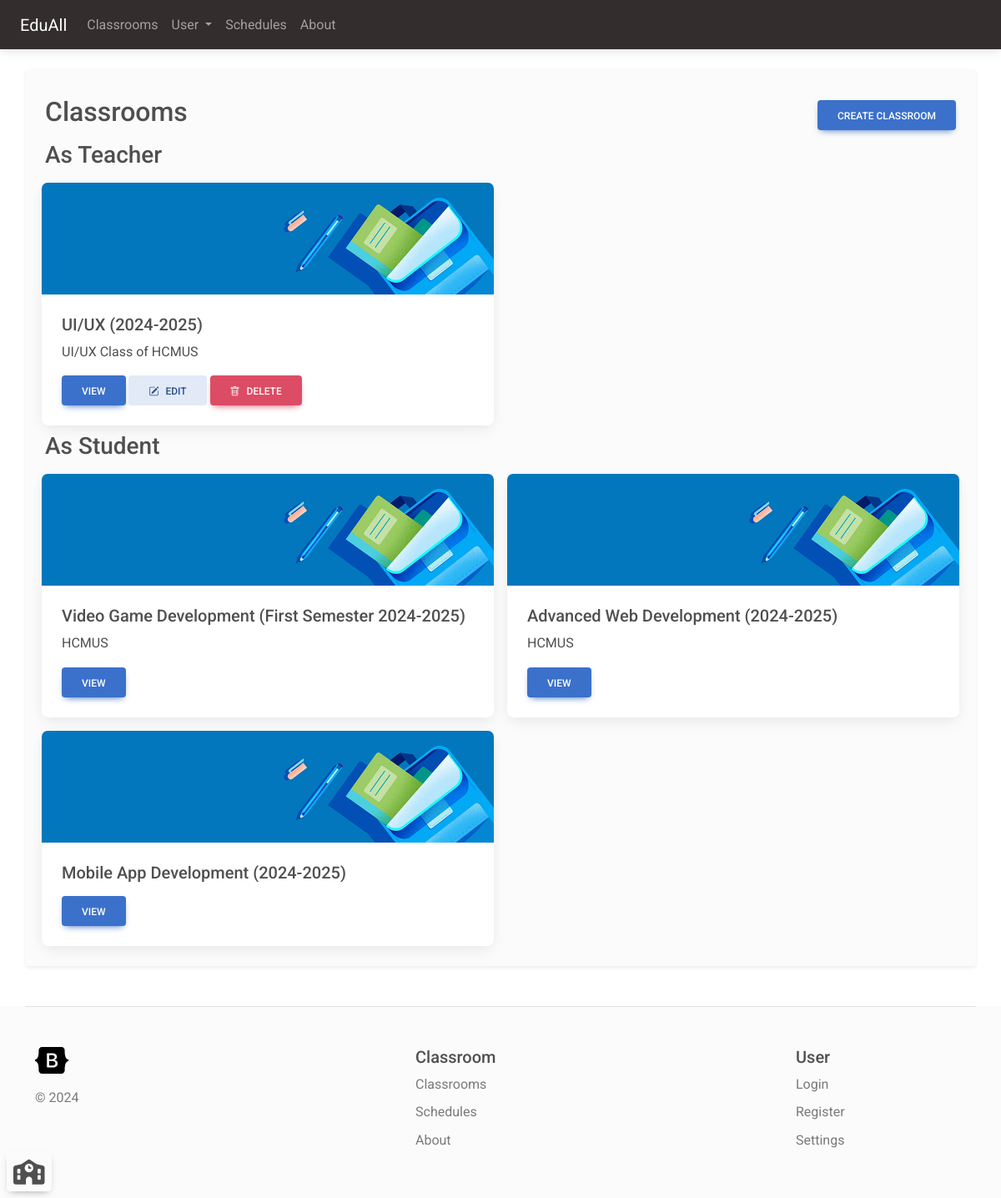
Screenshot of /classroom (signed in) with the database file from the repository.
### classroom_manager/models.py (models this page shows, shortened)
class Classroom(models.Model):
    name = models.CharField(max_length=200)
    teachers = models.ManyToManyField(User, related_name="classroom_teacher")
    students = models.ManyToManyField(User, related_name="classroom_student")
    description = models.CharField(max_length=3000)
    background = models.CharField(max_length=200, default=get_random_class_image)

### classroom_manager/views.py (the view, shortened to what this page needs)
# urls.py: path('classroom', views.classroomPage, name="classroom_list"),
@login_required(login_url='login')
def classroomPage(request: HttpRequest):
    if request.method == 'GET':
        currentUserId = request.user.id
        classroomsUserIsStudent= Classroom.objects \
            .filter(Q(students__id__contains=currentUserId))
        classroomsUserIsTeacher= Classroom.objects \
            .filter(Q(teachers__id__contains=currentUserId))
        context = {'classroomsUserIsStudent': classroomsUserIsStudent,
                   'classroomsUserIsTeacher': classroomsUserIsTeacher}
        return render(request, 'classroom.html', context)

### classroom_manager/context_processor.py (called while the page is built)
def classroom_processor(request):
    if request.user.is_authenticated:
        classroomsAsTeacher = Classroom.objects.filter(teachers__id__contains=request.user.id).all()
        classroomAsStudent = Classroom.objects.filter(students__id__contains=request.user.id).all()
        return {'classroomsAsTeacher': classroomsAsTeacher, 'classroomsAsStudent': classroomAsStudent}
    return {'classroomsAsTeacher': [], 'classroomsAsStudent': []}

### classroom_manager/templates/classroom.html (shortened to what this page needs)
{% extends 'navbar.html' %}
{% block content %}
{% load static %}
    <div class="mb-2 mt-3 d-flex justify-content-between align-items-center">
        <div><h2>Classrooms</h2></div>
        <button type="button" class="btn btn-primary" data-bs-toggle="modal" data-bs-target="#createClassroomModal">
            Create classroom
        </button>
    </div>
    {% if classroomsUserIsTeacher%}
    <h3>As Teacher</h3>
    {% endif%}
    <div class="row">
    {% for classroom in classroomsUserIsTeacher %}
    <div class="col-12 col-lg-6 col-xxl-4 px-2 py-2">
        <div class="card">
            <img class="card-img-top" src="{% static classroom.background %}" />
            <div class="card-body">
                <h5 class="card-title">{{ classroom.name }}</h5>
                <p class="card-text">{{ classroom.description|truncatechars:50 }}</p>
                <a href="{% url 'classroom_details' classroom.id %}" class="btn btn-primary">View</a>
                <a href="/classroom/edit/{{ classroom.id }}" class="btn btn-secondary"><i class="bi bi-pencil-square me-2"></i>Edit</a>
                <form action="{% url 'classroom_details' classroom.id %}" method="post" style="display: inline;">
                    <button type="submit" class="btn btn-danger" title="You can only delete classrooms if there's no student left">
                        <i class="bi bi-trash me-2"></i><span>Delete</span>
                    </button>
                </form>
            </div>
        </div>
    </div>
    {% endfor %}
    </div>
    {% if classroomsUserIsStudent%}
    <h3>As Student</h3>
    {% endif%}
    <div class="row">
        {% for classroom in classroomsUserIsStudent %}
        <div class="col-12 col-lg-6 col-xxl-4 px-2 py-2">
            <div class="card">
                <img class="card-img-top" src="{% static classroom.background %}" />
                <div class="card-body">
                    <h5 class="card-title">{{ classroom.name }}</h5>
                    <p class="card-text">{{ classroom.description|truncatechars:50 }}</p>
                    <a href="{% url 'classroom_details' classroom.id %}" class="btn btn-primary">View</a>
                </div>
            </div>
        </div>
        {% endfor %}
    </div>
{% endblock %}

### rows the page displays
Classroom: background (picture), name "UI/UX (2024-2025)", description "UI/UX Class of HCMUS"
Classroom: background (picture), name "Video Game Development (First Semester 2024-2025)", description "HCMUS"
Classroom: background (picture), name "Advanced Web Development (2024-2025)", description "HCMUS"
Classroom: background (picture), name "Mobile App Development (2024-2025)"
